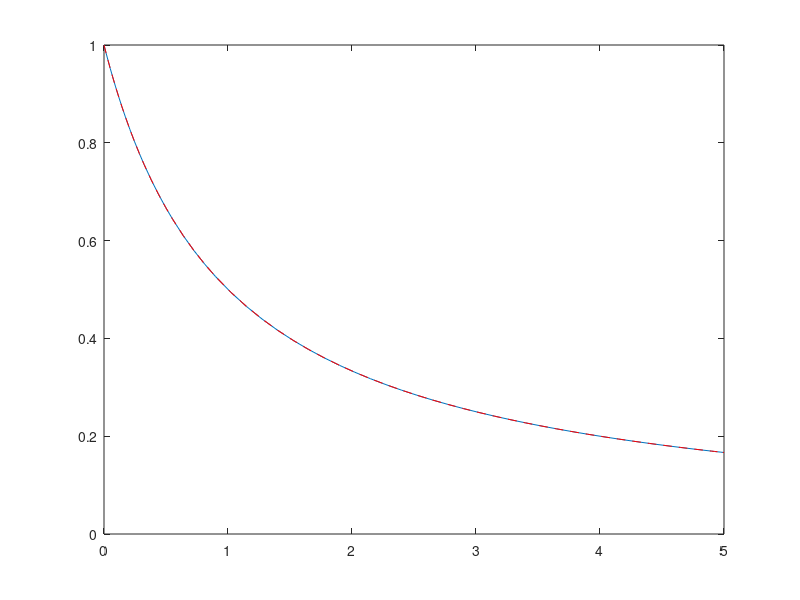

Source code (MATLAB):
function odetest
% Consider the ODE:
%     y' = lambda * y^2, u(0) = 1
% we know that the  
% analytic sol is 
%
%         y(t) = 1 / (1 - lambda * t)
%
% this will be used in couple of tests of 
% the UQ Toolbox.


% numerical sol with ode45



lambda = -1;
frhs  = @(t, y)(lambda * y.^2);
ftrue = @(t)(1 ./ (1 - lambda * t));

[t,y] = ode45(frhs, [0 5], [1]);
plot(t, y);
hold on;
plot(t, ftrue(t), 'r--');

